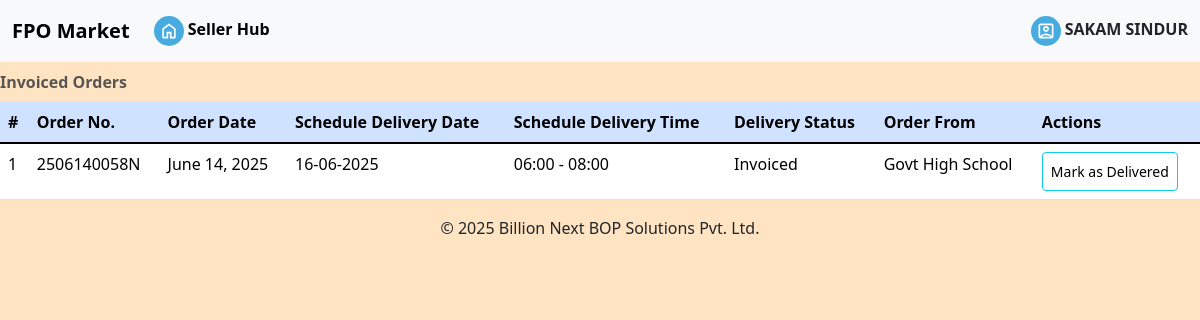
The page /accounts/invoicedorders/ (signed in) on the database as committed earlier.
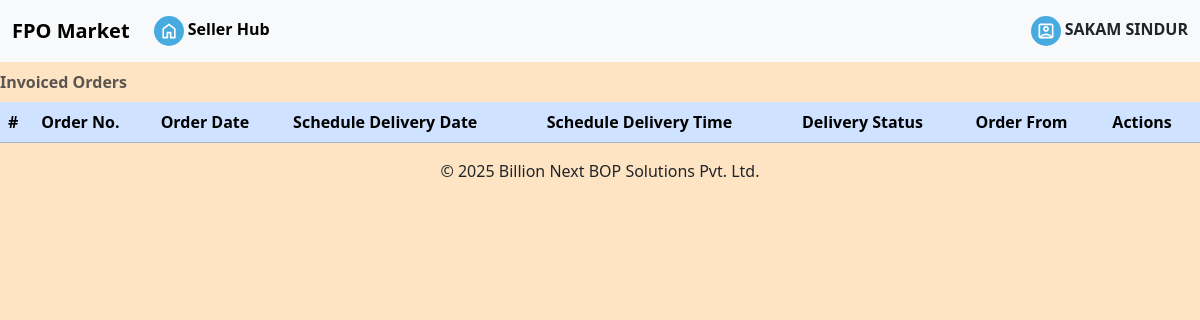
The same page on the database as committed later.
### omsapp/models.py (models this page shows, shortened)
class Order(Model):
    orderID = AutoField(primary_key=True)
    orderNo = CharField(max_length=11)
    orderDate = DateField(auto_now_add=True)
    orderStatus = CharField(max_length=25, default='Pending Order')
    orderAmount = FloatField()
    orderGSTAmount = FloatField()
    orderDeduction = FloatField()
    orderTransportation = FloatField(default=0)
    orderGrandTotal = FloatField()
    schDeliveryDate = CharField(max_length=10, default=None, null=True)
    schDeliveryTime = CharField(max_length=10, default=None, null=True)
    remark = CharField(max_length=20, default=None, null=True)
    userID = ForeignKey(CustomUser, on_delete=CASCADE, related_name='customer')#customer who ordered
    orderNote = CharField(max_length=200, null=True, blank=True)
    paymentMode = IntegerField(blank=True, null=True)#whether cod-1, institutional credit-2 or online-3
    paymentStatus=BooleanField(blank=True, null=True)#true:complete, false:incomplete, none:incomplete
    paymentDate=DateTimeField(blank=True, null=True)#datetime of the paytment made during delivery
    paymentRefNo=CharField(max_length=50, blank=True, null=True)#reference number for online transactions

### omsapp/views.py (the view)
# urls.py: path('invoicedorders/', views.invoiced_orders, name='invoicedorders'),
def invoiced_orders(request):
    if request.user.is_authenticated:
        query = f"SELECT DISTINCT orderNo, orderDate, schDeliveryDate, schDeliveryTime, A.orderStatus, first_name, orderID FROM omsapp_order AS A INNER JOIN omsapp_orderdetails AS B ON A.orderID=B.orderID_id AND A.orderStatus='Invoiced' INNER JOIN omsapp_item AS C ON B.itemID_id=C.itemID AND C.userID_id={request.user.id} INNER JOIN omsapp_customuser AS D ON D.id=A.userID_id"
        with connection.cursor() as cursor:
            cursor.execute(query)
            received_orders = cursor.fetchall()
            user_name = request.user.last_name
        context = {'received_orders': received_orders, 'login_user':user_name}
        return render(request, 'orders_invoiced.html', context=context)
    else:
        return render(request, 'orders_invoiced.html', {})

### omsapp/templates/orders_invoiced.html
{% extends 'profile.html' %}
{% block orders_invoiced %}
    <table class="table table-primary table-hover caption-top" id="allOrdersTable">
        <caption><strong>Invoiced Orders</strong></caption>
        <thead>
        <tr>
            <th scope="col">#</th>
            <th scope="col">Order No.</th>
            <th scope="col">Order Date</th>
            <th scope="col">Schedule Delivery Date</th>
            <th scope="col">Schedule Delivery Time</th>
            <th scope="col">Delivery Status</th>
            <th scope="col">Order From</th>
            <th scope="col">Actions</th>
        </tr>
        </thead>
        <tbody class="table table-hover table-group-divider">
            {% for order in received_orders %}
            <tr>
                <td>{{forloop.counter}}</td>
                <td>
                    {{order.0}}
                </td>
                <td>
                    {{order.1}}
                </td>
                <td>
                    {{order.2}}
                </td>
                <td>
                    {{order.3}}
                </td>
                <td>
                    {{order.4}}
                </td>
                <td>
                    {{order.5}}
                </td>
                <td>
                    <a class="btn btn-info btn-sm" href="{% url 'confirmdelivery' order.6 %}">Mark as Delivered</a>
                </td>
            </tr>
            {% endfor %}
        </tbody>
    </table>
{% endblock %}

Rows that differ between the two databases and show on the page:
removed Order: orderNo "2506140058N", order "June 14, 2025", schDeliveryDate "16-06-2025", schDeliveryTime "06:00 - 08:00", orderStatus "Invoiced", order "Govt High School"
